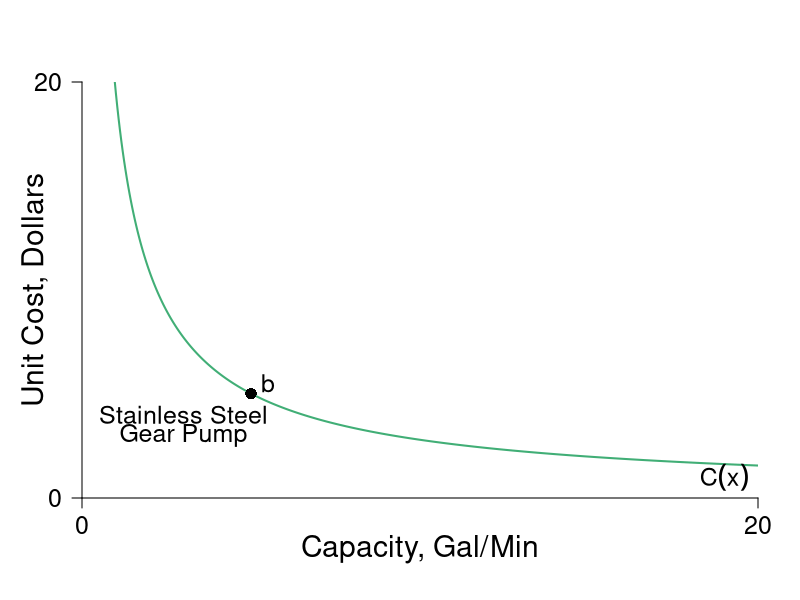

R code for this plot:
#require(shape)
pdf(file = "firmmarketsupply/ss_pump.pdf", width = 9, height = 7)

#Set parameters for graphics
pointsize <- 1.8
axislabelsize <- 1.8
labelsize <- 1.5
namesize <- 1.8
annotatesize <- 1.5
graphlinewidth <- 2
segmentlinewidth <- 1.5

COL <- c("#7fc97f", "#beaed4", "#fdc086", "#ffff99", "#386cb0", "#f0027f", "#bf5b17", "#666666")
COLA <- c("#e0f3db", "#99d8c9","#66c2a4","#41ae76", "#238b45", "#005824")
COLB <- c("#c6dbef", "#4eb3d3", "#2b8cbe", "#0868ac","#084081")
COLC <- c("#fcfbfd", "#efedf5", "#dadaeb", "#bcbddc", "#9e9ac8", "#807dba", "#6a51a3", "#54278f", "#3f007d")

xlims <- c(0, 20)
ylims <- c(0, 20)

npts <- 501 
x <- seq(xlims[1], xlims[2], length.out = npts)
y <- seq(ylims[1], ylims[2], length.out = npts) 
a <- c(46.08, 55, 64)
b <- c(46.08, 55, 64)

plot(0, 0, xlim = xlims, ylim = ylims, type = "n",
     xlab = expression(paste("")),
     ylab = expression(paste("")), 
     xaxt = "n", 
     yaxt = "n", 
     cex.lab = axislabelsize, 
     bty = "n",
     xaxs="i", 
     yaxs="i")

ticksy <- c(0, ylims[2])
ylabels <- c(0, ylims[2])
ticksx <- c(0, xlims[2])
xlabels <- c(0, xlims[2])

axis(1, at = ticksx, pos = 0, labels = xlabels, cex.axis = labelsize)
axis(2, at = ticksy, pos = 0, labels = ylabels, las = 1, cex.axis = labelsize)

npts <- 500 
xx1 <- seq(xlims[1], xlims[2], length.out = npts)

cost <- function(x = xx1, a = 19.5){
  a*x^(-0.843)
}

# Cost Func.
lines(xx1, cost(), col = COLA[4], lwd = graphlinewidth)

# Label Cost Func
text(3, 4, expression(paste("Stainless Steel")), cex = labelsize)
text(3, 3, expression(paste("Gear Pump")), cex = labelsize)

text(19, 1, expression(paste(C(x))), cex = labelsize)

# Point
points(5, cost(5), pch = 16, col = "black", cex = 1.5)
text(5.5, cost(5)+0.5, expression(b), cex = labelsize)

# Label x,y axis
mtext(expression(paste("Capacity, Gal/Min")), side=1, line = 2.5, cex = axislabelsize)
text(-1.4, 0.5*ylims[2], expression(paste("Unit Cost, Dollars")), xpd = TRUE, cex = axislabelsize, srt = 90) 


dev.off()
